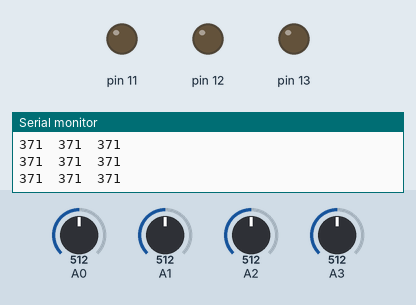
Recording of a sketch running on a simulated Arduino Uno, built with avr-gcc and run on an emulated ATmega328P. On the bench: output pins drawn as LEDs (lit = HIGH), the last lines printed to the serial monitor. The test bench sets the inputs (shaded band); at power-on: A0 = 512, A2 = 512, A3 = 512, A1 = 512.

Above: at 1.5 s.
1.6 s: A0 set to 84
3.1 s: A0 set to 72
At 3.6 s:
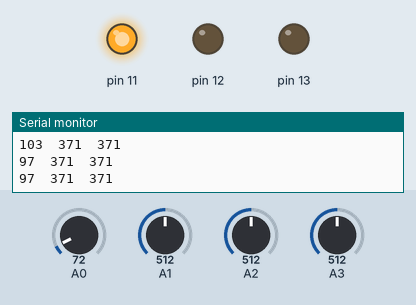
4.7 s: A2 set to 81
6.2 s: A2 set to 68
At 7.5 s:
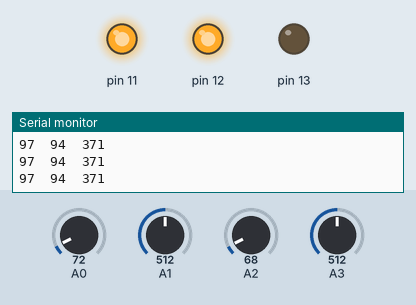
7.8 s: A3 set to 84
9.3 s: A3 set to 67
At 10.4 s:
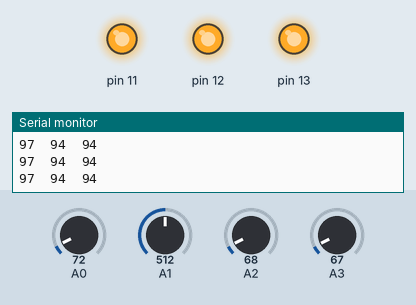
Timing chart, 0 to 11.9 s (numbered marks = the images above; inputs shaded):
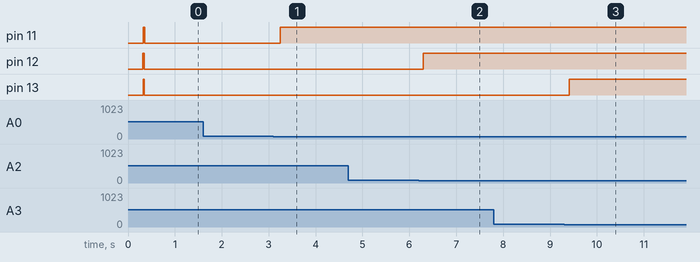

The sketch:

temp_new.ino
```cpp
//
#include <MsTimer2.h>
#include <Streaming.h>
#include <EEPROM.h>
#include "pvfm_temp.h"
#include "pvfm_dta.h"


void setup()
{
    Serial.begin(115200);

    cout << "hello world" << endl;


    //ptp.makeArray();

    ptp.begin();
    ptp.setTemp(100);

}


long timer1 = 0;
void loop()
{
    //ptp.pushDta();
    delay(1);
    if((millis() - timer1) > 200)
    {
        timer1 = millis();
        cout << (int)ptp.get_kt(0) << '\t' << (int)ptp.get_kt(1) << '\t' << (int)ptp.get_kt(2) << endl;
    }
}
```

Measured:
- the behaviour switches between 76 and 75 on A0 (found by bisection; images 0 and 1)
- the behaviour switches between 76 and 75 on A2 (found by bisection; images 1 and 2)
- the behaviour switches between 76 and 75 on A3 (found by bisection; images 2 and 3)
- after the input at 3.1 s, pin 11: LOW → HIGH after 0.15 s
- after the input at 6.2 s, pin 12: LOW → HIGH after 0.10 s
- after the input at 9.3 s, pin 13: LOW → HIGH after 0.11 s
